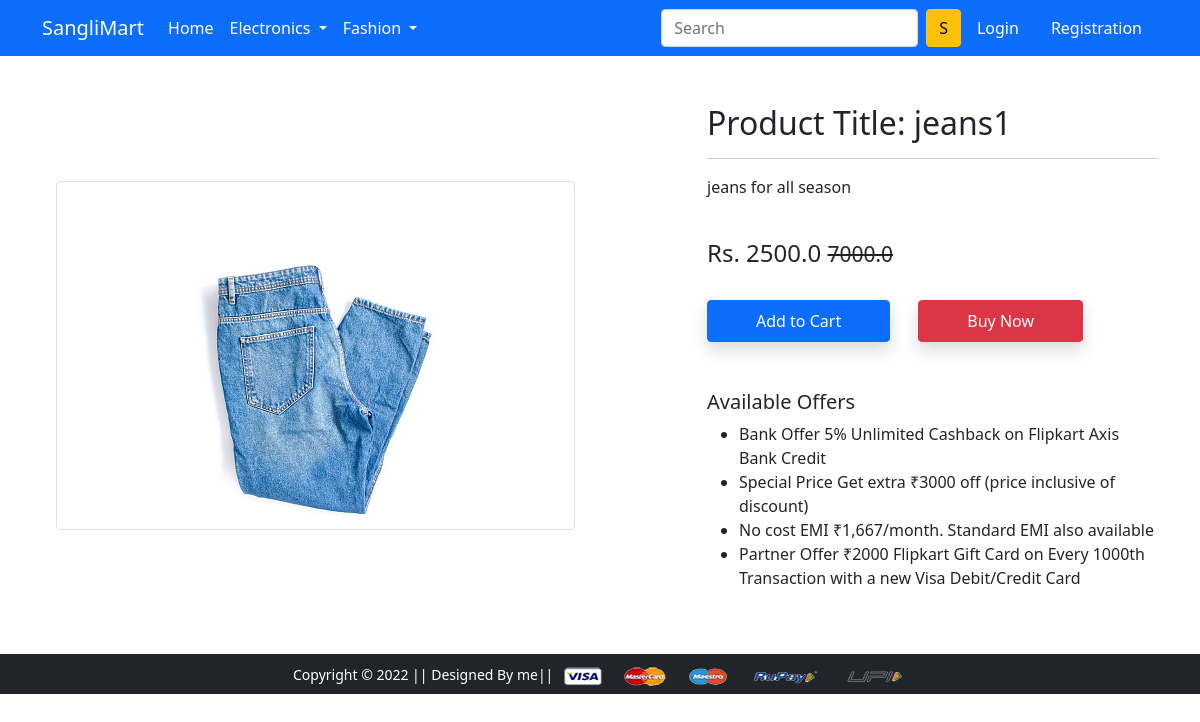
Page /product-detail/3 on the committed database.
### app/models.py (models this page shows, shortened)
class Product(models.Model):
    title = models.CharField(max_length=100)
    selling_price = models.FloatField()
    discounted_price = models.FloatField()
    description = models.TextField()
    brand = models.CharField(max_length=100)
    category = models.CharField(choices =CATEGORY_CHOICES, max_length=2)
    product_image = models.ImageField(upload_to='productimg')

### app/views.py (the view)
class ProductDetailView(View):
    def get(self,request, pk):
        product = Product.objects.get(pk=pk)
        return render(request, 'app/productdetail.html',{'product':product})

### app/templates/app/productdetail.html (shortened to what this page needs)
{% extends 'app/base.html' %}
{% load static %}
{% block main-content %}
<div class="container my-5">
 <div class="row">
  <div class="col-sm-6 text-center align-self-center">
   <img src="{{product.product_image.url}}" alt="" class="img-fluid img-thumbnail">
  </div>
  <div class="col-sm-5 offset-sm-1">
   <h2>Product Title: {{product.title}}</h2>
   <hr>
   <p>{{product.description}}</p> <br>
   <h4>Rs. {{product.discounted_price}} <small class="fw-light text-decoration-line-through">{{product.selling_price}}</small></h4> <br>
   <form action="/add-to-cart" class="d-inline" >
    <button tye="submit" class="btn btn-primary shadow px-5 py-2"> Add to Cart </button>
   </form>
   <a href="{% url 'buy-now' %}" class="btn btn-danger shadow px-5 py-2 ms-4">Buy Now</a>
   <h5 class="mt-5">Available Offers</h5>
   <ul>
    <li>Bank Offer 5% Unlimited Cashback on Flipkart Axis Bank Credit</li>
    <li>Special Price Get extra ₹3000 off (price inclusive of discount)</li>
    <li>No cost EMI ₹1,667/month. Standard EMI also available</li>
    <li>Partner Offer ₹2000 Flipkart Gift Card on Every 1000th Transaction with a new Visa Debit/Credit Card</li>
   </ul>
  </div>
 </div>
</div>
{% endblock main-content %}

### app/templates/app/base.html (shortened to what this page needs)
<!doctype html>
{% load static %}
<html lang="en">
  <head>
    <link href="https://cdn.jsdelivr.net/npm/bootstrap@5.0.0-beta1/dist/css/bootstrap.min.css" rel="stylesheet">
    <link rel="stylesheet" href="{% static 'app/css/owl.carousel.min.css' %}">
    <link rel="stylesheet" href="{% static 'app/css/all.min.css' %}">
    <link rel="stylesheet" href="{% static 'app/css/style.css' %}">
  </head>
  <body>
    <nav class="navbar navbar-expand-lg navbar-dark bg-primary">
     <div class="container">
       <a class="navbar-brand" href="/">SangliMart</a>
       <div class="collapse navbar-collapse" id="navbarSupportedContent">
         <ul class="navbar-nav me-auto mb-2 mb-lg-0">
           <li class="nav-item">
             <a class="nav-link active" aria-current="page" href="/">Home</a>
           </li>
           <li class="nav-item dropdown">
             <a class="nav-link dropdown-toggle text-white" href="#" id="electronicsDropdown" role="button" data-bs-toggle="dropdown" aria-expanded="false">
               Electronics
             </a>
           </li>
           <li class="nav-item dropdown">
             <a class="nav-link dropdown-toggle text-white" href="#" id="fashionDropdown" role="button" data-bs-toggle="dropdown" aria-expanded="false">
               Fashion
             </a>
           </li>
         </ul>
         <form class="d-flex">
           <input class="form-control me-2" type="search" placeholder="Search" aria-label="Search">
           <button class="btn btn-warning" type="submit">S</button>
         </form>
         <div>
          <ul class="navbar-nav me-auto mb-2 mb-lg-0">
            {% if request.user.is_authenticated %}
           <li class="nav-item dropdown mx-2">
              <a class="nav-link dropdown-toggle text-white" href="#" id="profileDropdown" role="button" data-bs-toggle="dropdown" aria-expanded="false">
               {{request.user.username|capfirst}}
              </a>
              <ul class="dropdown-menu" aria-labelledby="profileDropdown">
                <li><a class="dropdown-item" href="{% url 'profile' %}">Profile</a></li>
                <li><a class="dropdown-item" href="{% url 'orders' %}">Orders</a></li>
                <li><a class="dropdown-item" href="{% url 'passwordchange' %}">Change Password</a></li>
                <li><a class="dropdown-item" href="{% url 'logout' %} ">Logout</a></li>
              </ul>
            </li>
            <li class="nav-item mx-2">
             <a href="{% url 'showcart' %}" class="nav-link text-white"><span class="badge bg-danger">4</span> Cart </a>
            </li>
            {% else %}
            <li class="nav-item mx-2">
             <a href="{% url 'login' %}" class="nav-link text-white">Login</a>
            </li>
            <li class="nav-item mx-2">
             <a href="{% url 'customerregistration' %}" class="nav-link text-white">Registration</a>
            </li>
              {% endif %}
          </ul>
         </div>
       </div>
     </div>
    </nav>
    {% block main-content %} {% endblock main-content %}
    <footer class="container-fluid bg-dark text-center p-2 mt-5">
        <small class="text-white">Copyright &copy; 2022 || Designed By me|| </small>
        <img src="{% static 'app/images/payment.png' %}" alt="" srcset="" class="img-fluid" height="2px">
    </footer>
  </body>
</html>

### rows in the picture
Product: product_image (picture), title "jeans1", description "jeans for all season", discounted_price "2500.0", selling_price "7000.0"
